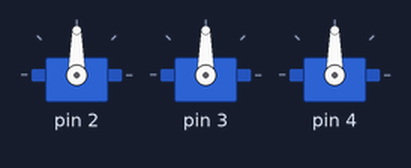
Simulated run of this sketch. Board: Arduino Uno, built with avr-gcc and run on an emulated ATmega328P. Shown: 3 × servo.

Above: at 0.1 s.
At 2.15 s:
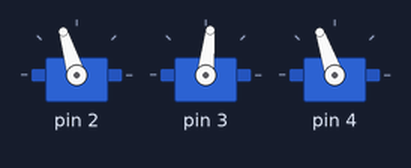
At 8.86 s:
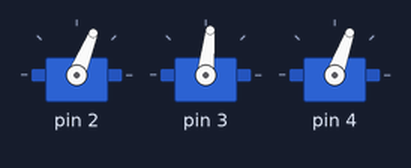
At 13.43 s:
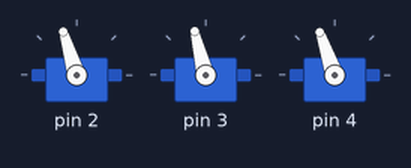
At 25.3 s:
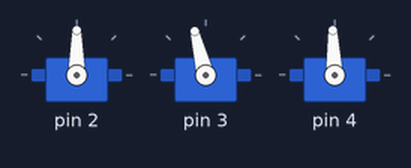
At 39.84 s:
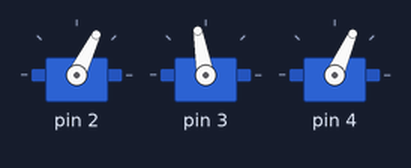
Timing chart, 0 to 40.0 s (numbered marks = the images above):
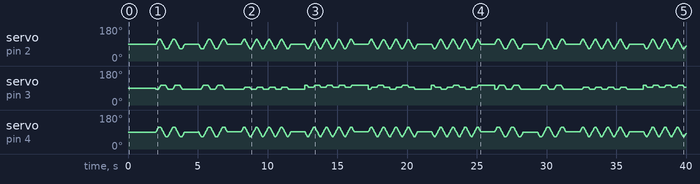

The sketch:

01.1.Servo_Test.ino
```cpp
/**********************************************************************
  Product     : Freenove Robot Ant Kit
  Description : Test the crawling of an ant robot
  Auther      : www.freenove.com
  Modification: 2021/04/20
**********************************************************************/
#include "myServo.h"

void setup() {
  Ant_Setup();

  //NOTE：The ant robot is adjusted by modifying the parameters.
  Ant_Correct_Angle(-1,4,1); //Calibrate ant Servo(Each robot is different, depending on your installation process)
  delay(2000);
}

void loop() {
  ant_run_forth(2,7);//Forward
  delay(1000);
  ant_run_back(2,7);//Backwards
  delay(1000);
  ant_run_left(4,7);//Forward to the left
  delay(1000);
  ant_run_right(4,7);//Forward to the right
  delay(1000);
  ant_run_situ_left(2,7);//Turn left in situ
  delay(1000);
  ant_run_situ_right(2,7);//Turn right in situ
  delay(1000);
}
```

myServo.h
```cpp
#ifndef _MYSERVO_H
#define _MYSERVO_H

void Ant_Setup(void);                                        //Initialize the servo
void Ant_Correct_Angle(int angle1, int angle2, int angle3);  //Calibrate the servo value
void Ant_Servo_Mode(int mode, int speed=1, bool state=1);    //Set the movement pattern of the ant

void ant_reset_angle(void);                                  //Restore initial state
bool ant_move_forth(int times, int mdelayms, int state = 1); //Forward
bool ant_move_back(int times, int mdelayms, int state = 1);  //Backwards
bool ant_move_left(int times, int mdelayms, int state = 1);  //Forward to the left
bool ant_move_right(int times, int mdelayms, int state = 1); //Forward to the right
bool ant_situ_left(int times, int mdelayms, int state = 1);  //Turn left in situ
bool ant_situ_right(int times, int mdelayms, int state = 1); //Turn right in situ

void ant_run_forth(int times, int mdelayms);                 //Forward
void ant_run_back(int times, int mdelayms);                  //Backwards
void ant_run_left(int times, int mdelayms);                  //Forward to the left
void ant_run_right(int times, int mdelayms);                 //Forward to the right
void ant_run_situ_left(int times, int mdelayms);             //Turn left in situ
void ant_run_situ_right(int times, int mdelayms);            //Turn right in situ

#endif
```

Source omitted: myServo.cpp (23748 bytes)
